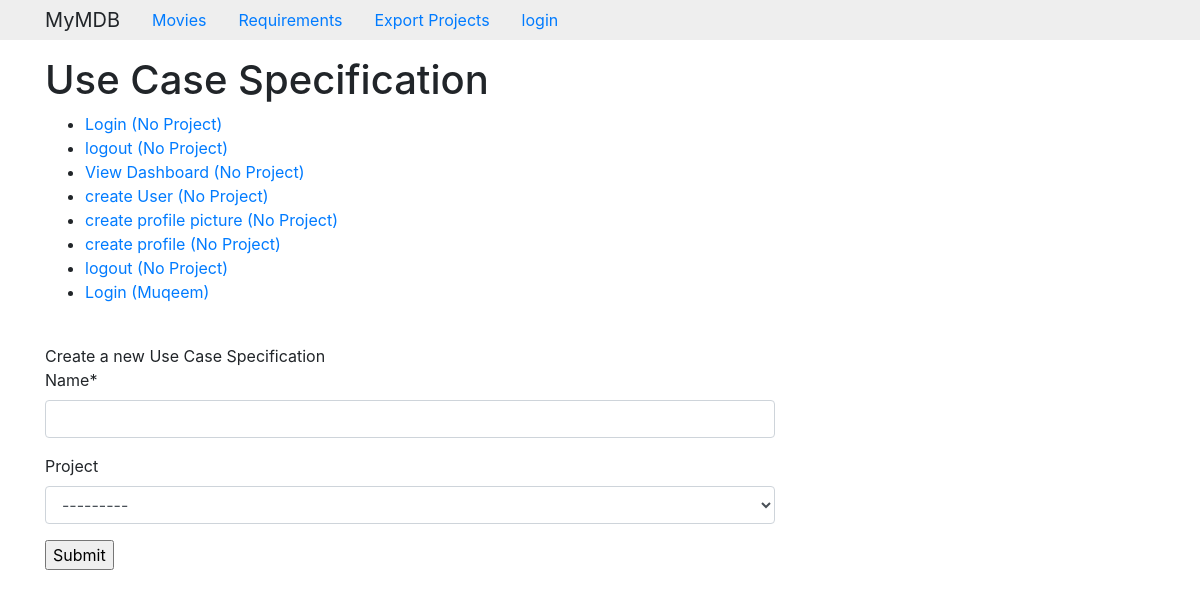
The app's page /requirements/artifacttypes/1/, older data.
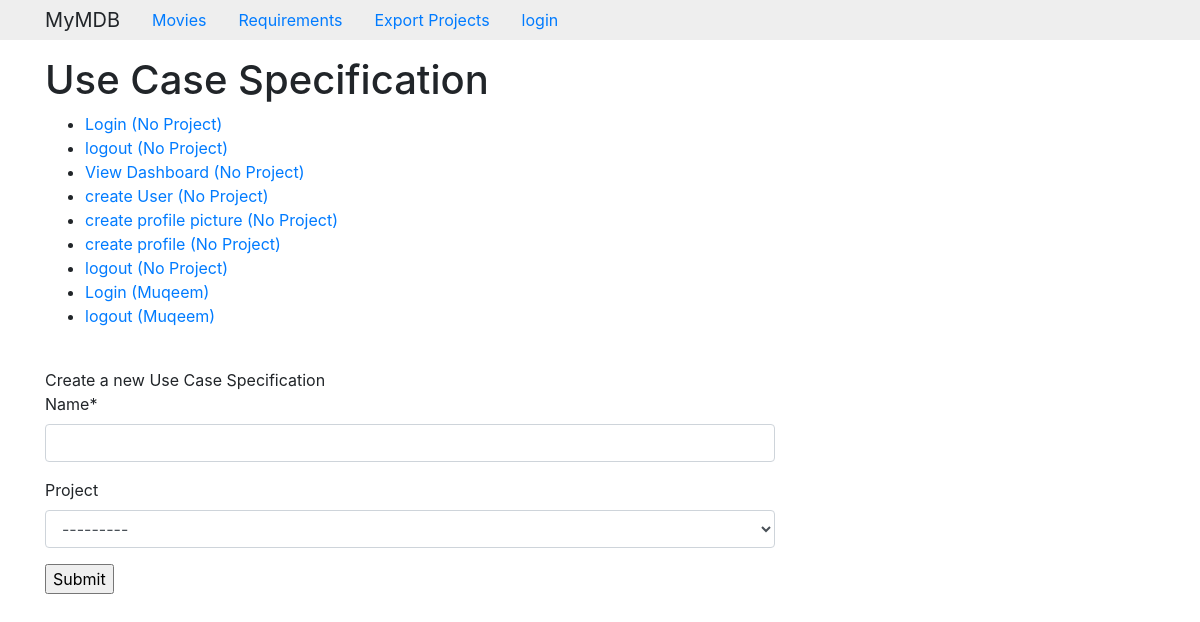
The same page, newer data.
### requirements/models.py (models this page shows, shortened)
class ArtifactType(models.Model):
    name = models.CharField(max_length=200)

class Artifact(models.Model):
    name = models.CharField(max_length=200)
    type = models.ForeignKey(ArtifactType, on_delete=models.CASCADE)
    project = models.ForeignKey(Project, on_delete=models.CASCADE, related_name='artifacts', blank=True, null=True)

class Project(models.Model):
    name = models.CharField(max_length=200)
    def __str__(self):
        return self.name

### requirements/views.py (the view)
# urls.py: path('artifacttypes/<int:artifact_type_id>/',views.artifactList, name='artifact-list'),
def artifactList(request, artifact_type_id):
    artifactType = get_object_or_404(ArtifactType, id=artifact_type_id)
    artifactList = Artifact.objects.filter(type=artifactType)
    print(artifact_type_id)
    form = None
    if request.method == 'POST':
        form = ArtifactForm(request.POST)
        form.artifact_type_id = artifact_type_id
        form.instance.type = artifactType
        if form.is_valid():
            form.save()
    else:
        form = ArtifactForm()
    context = {'artifactList': artifactList,'form':form,'artifacttype':artifactType
               }
    return render(request, template_name="requirements/artifactlist.html", context=context)

### requirements/forms.py (shortened to what this page needs)
class ArtifactForm(ModelForm):
    artifact_type_id = None
    class Meta:
        model = Artifact
        fields = ['name','project']

### requirements/templates/requirements/artifactlist.html (shortened to what this page needs)
{% extends 'base.html' %}
{% load crispy_forms_tags %}
{% block main%}
<h1>{{artifacttype.name}}</h1>
{% if artifactList %}
    <ul>
    {% for artifact in artifactList %}
        <li><a href="{%  url 'requirements:aritifact-details' artifact.id %}">{{ artifact.name }} ({{artifact.project.name}})</a></li>
    {% endfor %}
    </ul>
{% else %}
    <p>No Artifacts are available.</p>
{% endif %}
<br>
Create a new {{artifacttype.name}}
<form method="post" action=".">
     {{  form|crispy }}
    <input type="submit" name="Save">
</form>
{% endblock%}

### templates/base.html (shortened to what this page needs)
<!DOCTYPE html>
<html lang="en" >
<head >
  <link rel="stylesheet" href="https://maxcdn.bootstrapcdn.com/bootstrap/4.0.0/css/bootstrap.min.css">
</head >
<body >
<div class="mymdb-masthead">
  <div class="container">
    <nav class="nav">
      <div class="navbar-brand">MyMDB</div>
      <a
        class="nav-link"
        href="{% url 'core:MovieList' %}"
      >
        Movies
      </a>
      <a
        class="nav-link"
        href="{% url 'requirements:home' %}"
      >
        Requirements
      </a>
      <a
        class="nav-link"
        href="{% url 'requirements:projectlist' %}"
      >
        Export Projects
      </a>
      {% if user.is_authenticated %}
      <a
        class="nav-link"
        href="{% url 'user:logout' %}"
      >
        Logout
      </a>
      {% else %}
      <a
        class="nav-link"
        href="{% url 'user:login' %}"
      >
        login
      </a>
      {% endif %}
    </nav>
  </div>
</div>
<div class="container">
  <div class="row">
    <div class="col-sm-8 mymdb-main">
     {% block main %}{% endblock %}
    </div>
    <div
        class="col-sm-3 offset-sm-1 mymdb-sidebar"
    >
    </div>
  </div>
</div>
</body >
</html >

### templates/base.html (style rules this page uses)
.mymdb-masthead { background-color: #EEEEEE; margin-bottom: 1em; }

Row changes from the older to the newer data that the page shows:
added Artifact: name "logout", project.name "Muqeem"
